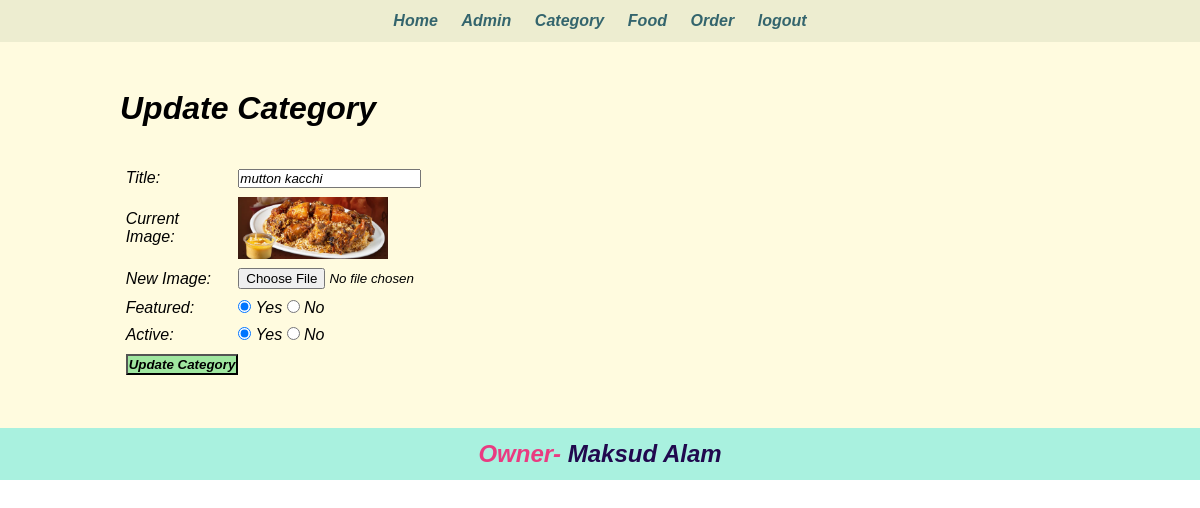
The page /admin/update-category.php?id=11 (signed in) on the database its author committed.
### tables this page shows
CREATE TABLE `tbl_category` (
  `id` int(10) UNSIGNED NOT NULL,
  `title` varchar(100) NOT NULL,
  `image_name` varchar(255) NOT NULL,
  `featured` varchar(10) NOT NULL,
  `active` varchar(10) NOT NULL
);

### admin/update-category.php (the view, shortened to what this page needs)
<?php include('partials/menu.php'); ?>
<div class="main-content">
    <div class="wrapper">
        <h1>Update Category</h1>
        <br><br>
        <?php
            if(isset($_GET['id']))
            {
                $id = $_GET['id'];
                $sql = "SELECT * FROM tbl_category WHERE id=$id";
                $res = mysqli_query($conn, $sql);
                $count = mysqli_num_rows($res);
                if($count==1)
                {
                    $row = mysqli_fetch_assoc($res);
                    $title = $row['title'];
                    $current_image = $row['image_name'];
                    $featured = $row['featured'];
                    $active = $row['active'];
                }
                else
                {
                    $_SESSION['no-category-found'] = "<div class='error'>Category not Found.</div>";
                    header('location:'.SITEURL.'admin/manage-category.php');
                }
            }
            else
            {
                header('location:'.SITEURL.'admin/manage-category.php');
            }
        ?>
        <form action="" method="POST" enctype="multipart/form-data">
            <table class="tbl-30">
                <tr>
                    <td>Title: </td>
                    <td>
                        <input type="text" name="title" value="<?php echo $title; ?>">
                    </td>
                </tr>
                <tr>
                    <td>Current Image: </td>
                    <td>
                        <?php
                            if($current_image != "")
                            {
                                ?>
                                <img src="<?php echo SITEURL; ?>images/category/<?php echo $current_image; ?>" width="150px">
                                <?php
                            }
                            else
                            {
                                echo "<div class='error'>Image Not Added.</div>";
                            }
                        ?>
                    </td>
                </tr>
                <tr>
                    <td>New Image: </td>
                    <td>
                        <input type="file" name="image">
                    </td>
                </tr>
                <tr>
                    <td>Featured: </td>
                    <td>
                        <input <?php if($featured=="Yes"){echo "checked";} ?> type="radio" name="featured" value="Yes"> Yes
                        <input <?php if($featured=="No"){echo "checked";} ?> type="radio" name="featured" value="No"> No
                    </td>
                </tr>
                <tr>
                    <td>Active: </td>
                    <td>
                        <input <?php if($active=="Yes"){echo "checked";} ?> type="radio" name="active" value="Yes"> Yes
                        <input <?php if($active=="No"){echo "checked";} ?> type="radio" name="active" value="No"> No
                    </td>
                </tr>
                <tr>
                    <td>
                        <input type="submit" name="submit" value="Update Category" class="btn-secondary">
                    </td>
                </tr>
            </table>
        </form>
    </div>
</div>
<?php include('partials/footer.php'); ?>

### css/admin.css (style rules this page uses)
* { margin: 0; padding: 0; font-style: italic; font-family: sans-serif, cursive; }
.wrapper { padding: 1%; width: 80%; margin: 0 auto; }
.tbl-30 { width: 30%; }
table tr td { padding: 1%; }
.btn-secondary { background-color: #9fe6a0; padding: 1%; color: black; text-decoration: none; font-weight: bold; }
.main-content { background-color: #fffbdf; padding: 3% 0; }

### rows shown on the page
tbl_category: title "mutton kacchi", image_name (picture), featured "☑", active "☑"
